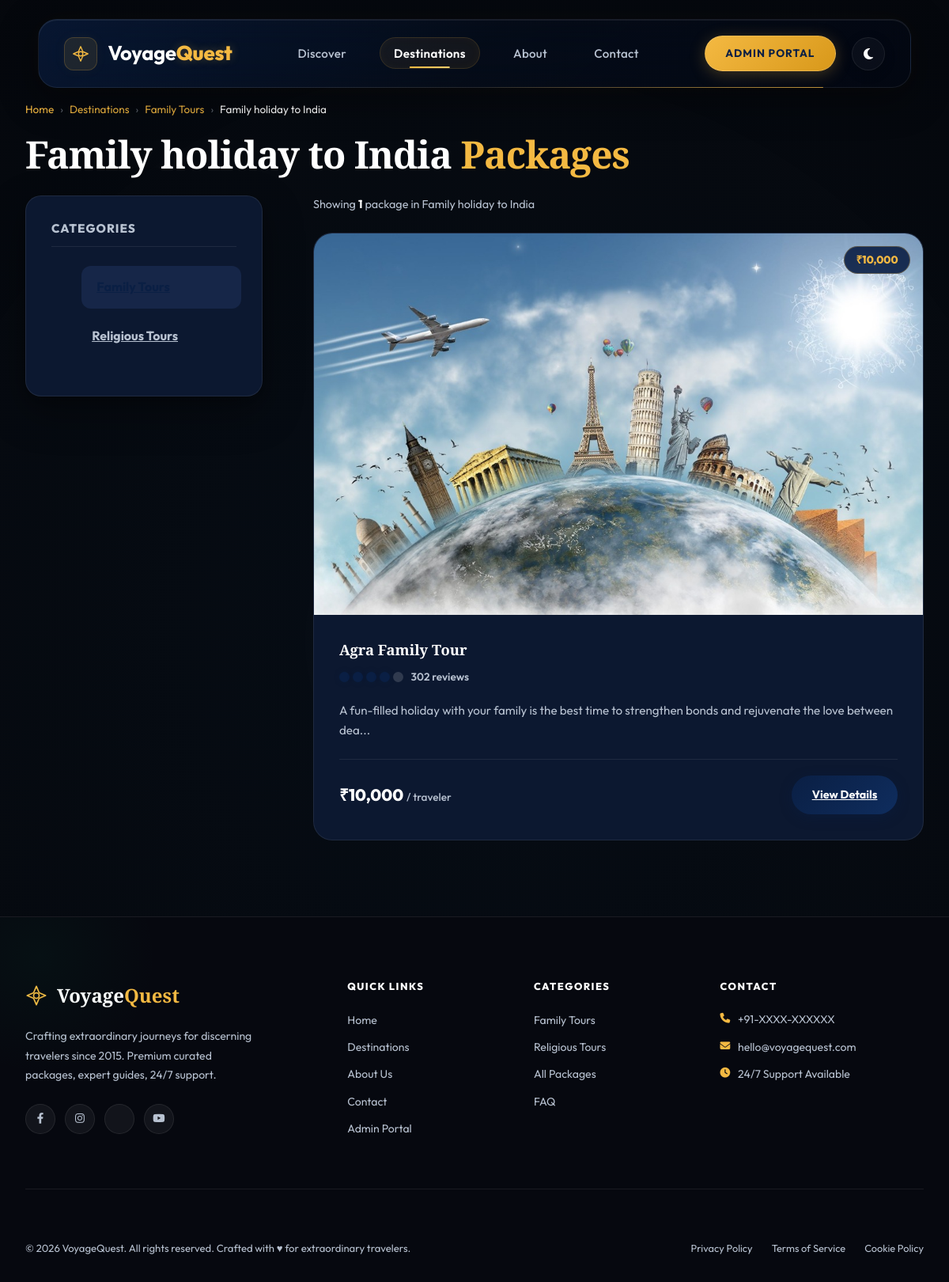
Page /package.php?subcatid=1 on the committed database.
### tables this page shows
CREATE TABLE `subcategory` (
  `Subcatid` int(200) NOT NULL AUTO_INCREMENT,
  `Subcatname` varchar(1000) NOT NULL,
  `Catid` int(200) NOT NULL,
  `Pic` varchar(8000) NOT NULL,
  `Detail` varchar(8000) NOT NULL,
  PRIMARY KEY (`Subcatid`)
);

CREATE TABLE `category` (
  `Cat_id` int(100) NOT NULL AUTO_INCREMENT,
  `Cat_name` varchar(2000) NOT NULL,
  PRIMARY KEY (`Cat_id`)
);

CREATE TABLE `package` (
  `Packid` int(200) NOT NULL AUTO_INCREMENT,
  `Packname` varchar(1000) NOT NULL,
  `Category` int(200) NOT NULL,
  `Subcategory` int(200) NOT NULL,
  `Packprice` int(200) NOT NULL,
  `Pic1` varchar(8000) NOT NULL,
  `Pic2` varchar(8000) NOT NULL,
  `Pic3` varchar(8000) NOT NULL,
  `Detail` varchar(8000) NOT NULL,
  PRIMARY KEY (`Packid`)
);

### function.php (called while the page is built, shortened)
<?php
function h($string) {
    return htmlspecialchars($string ?? '', ENT_QUOTES, 'UTF-8');
}
function prepare_query($cn, $sql, $types = '', $params = []) {
    $stmt = mysqli_prepare($cn, $sql);
    if ($types && $params) {
        mysqli_stmt_bind_param($stmt, $types, ...$params);
    }
    mysqli_stmt_execute($stmt);
    return mysqli_stmt_get_result($stmt);
}
?>

### package.php (the view, shortened to what this page needs)
<?php
include('function.php');
$subcatid = isset($_GET["subcatid"]) ? (int)$_GET["subcatid"] : 0;
$subcat_name = 'Travel Packages';
$cat_name    = 'Destinations';
$subcat_catid = 0;
if ($subcatid > 0) {
    $sub_res = prepare_query($cn,
        "SELECT s.Subcatname, s.Catid, c.Cat_name FROM subcategory s JOIN category c ON s.Catid = c.Cat_id WHERE s.Subcatid = ?",
        "i", [$subcatid]
    );
    if ($sub_res && $sub_row = mysqli_fetch_assoc($sub_res)) {
        $subcat_name   = $sub_row['Subcatname'];
        $cat_name      = $sub_row['Cat_name'];
        $subcat_catid  = (int)$sub_row['Catid'];
    }
}
$all_cats = mysqli_query($cn, "SELECT Cat_id, Cat_name FROM category ORDER BY Cat_id");
$packages = [];
if ($subcatid > 0) {
    $pkg_res = prepare_query($cn,
        "SELECT Packid, Packname, Packprice, Pic1, Detail FROM package WHERE Subcategory = ? ORDER BY Packid",
        "i", [$subcatid]
    );
    if ($pkg_res) {
        while ($row = mysqli_fetch_assoc($pkg_res)) {
            $packages[] = $row;
        }
    }
}
?>
<!DOCTYPE html>
<html lang="en">
<head>
    <link href="https://cdn.jsdelivr.net/npm/bootstrap@5.3.0/dist/css/bootstrap.min.css" rel="stylesheet">
    <link rel="stylesheet" href="css/luxury_travel.css?v=<?php echo filemtime('css/luxury_travel.css'); ?>">
</head>
<body>
<?php include('top.php'); ?>
<main class="ta-container" role="main">
    <nav aria-label="Breadcrumb" style="margin-bottom: 1rem;" data-aos="fade-up">
        <ol style="display:flex;gap:0.5rem;list-style:none;padding:0;margin:0;font-size:0.85rem;color:var(--text-gray);flex-wrap:wrap;">
            <li><a href="index.php" style="color:var(--gold);text-decoration:none;">Home</a></li>
            <li style="opacity:0.5;">›</li>
            <li><a href="category.php" style="color:var(--gold);text-decoration:none;">Destinations</a></li>
            <li style="opacity:0.5;">›</li>
            <li><a href="subcat.php?catid=<?php echo $subcat_catid; ?>" style="color:var(--gold);text-decoration:none;"><?php echo h($cat_name); ?></a></li>
            <li style="opacity:0.5;">›</li>
            <li aria-current="page" style="color:var(--text-white);"><?php echo h($subcat_name); ?></li>
        </ol>
    </nav>
    <h1 class="ta-section-title" data-aos="fade-up">
        <?php echo h($subcat_name); ?> <span>Packages</span>
    </h1>
    <div class="ta-grid-sidebar">
        <aside class="ta-sidebar" data-aos="fade-right" aria-label="Travel categories">
            <h2 class="ta-sidebar-title" style="font-size:0.95rem;">Categories</h2>
            <ul class="ta-sidebar-menu" role="list">
                <?php while ($cat = mysqli_fetch_assoc($all_cats)): ?>
                <li role="listitem">
                    <a href="subcat.php?catid=<?php echo (int)$cat['Cat_id']; ?>"
                       class="ta-sidebar-link <?php echo ((int)$cat['Cat_id'] === $subcat_catid) ? 'active' : ''; ?>">
                        <?php echo h($cat['Cat_name']); ?>
                    </a>
                </li>
                <?php endwhile; ?>
            </ul>
        </aside>
        <div>
            <?php if (empty($packages)): ?>
            <div class="ta-detail-card" role="status">
                <h3 style="text-align:center;color:var(--text-gray);margin-bottom:1rem;">
                    No packages found in this region.
                </h3>
                <p style="text-align:center;color:var(--text-gray);margin-bottom:1.5rem;">
                    Check back soon — we're adding new packages regularly.
                </p>
                <div style="text-align:center;">
                    <a href="category.php" class="btn-ta btn-ta-primary" style="display:inline-block;">
                        Browse All Destinations
                    </a>
                </div>
            </div>
            <?php else: ?>
            <p style="color:var(--text-gray);font-size:0.9rem;margin-bottom:1.5rem;" data-aos="fade-up">
                Showing <strong style="color:var(--text-white);"><?php echo count($packages); ?></strong>
                package<?php echo count($packages) !== 1 ? 's' : ''; ?> in <?php echo h($subcat_name); ?>
            </p>
            <div class="ta-grid-3">
                <?php foreach ($packages as $i => $pkg):
                    $pseudo_rating  = (($pkg['Packid'] * 5) % 2 == 0) ? 5 : 4;
                    $pseudo_reviews = number_format(($pkg['Packid'] * 218) + 84);
                ?>
                <article class="ta-card"
                         data-aos="fade-up"
                         data-aos-delay="<?php echo ($i % 3) * 100; ?>"
                         aria-label="<?php echo h($pkg['Packname']); ?>">
                    <div class="ta-card-img-wrapper">
                        <img src="Admin/packimages/<?php echo h($pkg['Pic1']); ?>"
                             alt="<?php echo h($pkg['Packname']); ?>"
                             class="ta-card-img"
                             loading="lazy"
                             onerror="this.src='images/travelimage.jpg'">
                        <div style="position:absolute;top:1rem;right:1rem;background:rgba(10,31,68,0.9);backdrop-filter:blur(10px);border:1px solid rgba(244,185,66,0.3);border-radius:20px;padding:0.35rem 0.9rem;font-size:0.85rem;font-weight:800;color:var(--gold);z-index:2;">
                            ₹<?php echo number_format((double)$pkg['Packprice']); ?>
                        </div>
                    </div>
                    <div class="ta-card-body">
                        <h2 class="ta-card-title" style="font-size:1.15rem;"><?php echo h($pkg['Packname']); ?></h2>
                        <div class="rating-container" aria-label="Rating: <?php echo $pseudo_rating; ?> out of 5">
                            <div class="rating-bubbles" aria-hidden="true">
                                <?php for ($j = 1; $j <= 5; $j++): ?>
                                <span class="bubble <?php echo ($j <= $pseudo_rating) ? 'filled' : ''; ?>"></span>
                                <?php endfor; ?>
                            </div>
                            <span class="rating-count"><?php echo $pseudo_reviews; ?> reviews</span>
                        </div>
                        <p class="ta-card-text">
                            <?php echo h(substr($pkg['Detail'], 0, 110)) . (strlen($pkg['Detail']) > 110 ? '...' : ''); ?>
                        </p>
                        <div class="ta-card-footer">
                            <span class="ta-price">
                                ₹<?php echo number_format((double)$pkg['Packprice']); ?>
                                <span>/ traveler</span>
                            </span>
                            <a href="detail.php?pid=<?php echo (int)$pkg['Packid']; ?>"
                               class="btn-ta btn-ta-primary"
                               aria-label="View details for <?php echo h($pkg['Packname']); ?>">
                                View Details
                            </a>
                        </div>
                    </div>
                </article>
                <?php endforeach; ?>
            </div>
            <?php endif; ?>
        </div>
    </div>
</main>
<?php
include('bottom.php');
?>
</body>
</html>

### rows in the picture
subcategory: category.Cat_name "Family Tours", Subcatname "Family holiday to India"
category: Cat_name "Religious Tours"
package: Packprice "10,000", Packname "Agra Family Tour", Packid "302", Detail "A fun-filled holiday with your family is the best time to strengthen bonds and rejuvenate the love between dea"

### other values in the picture
count($packages) "1"
